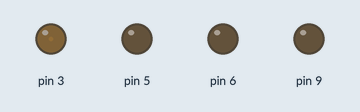
The sketch below on a simulated Arduino Uno, built with avr-gcc and run on an emulated ATmega328P. Shown: output pins drawn as LEDs (lit = HIGH).

Above: at 0.05 s.
At 2.55 s:
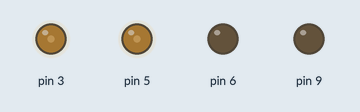
At 5.1 s:
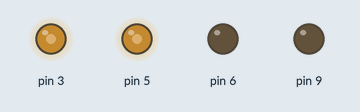
At 10.2 s:
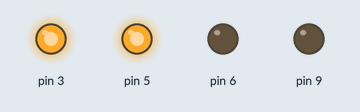
Timing chart, 0 to 13.3 s (numbered marks = the images above):
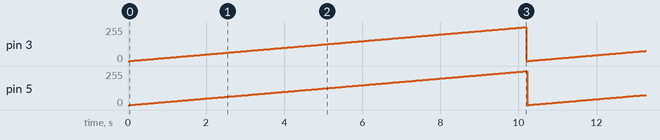

Measured:
- by itself, pin 3, pin 5: ramps from 0/255 to 254/255 and jumps back, once every 10.2 s

The sketch:

sketch_feb23a.ino
```cpp
void setup() {
  // put your setup code here, to run once:
  pinMode(3,OUTPUT);
  pinMode(5,OUTPUT);
  pinMode(6,OUTPUT);
  pinMode(9,OUTPUT);
}

void loop() {

 for(int i=0;i<255;i++){
 analogWrite(3,i);
 delay(20);
 analogWrite(5,i);
 delay(20);
 }
}
```
